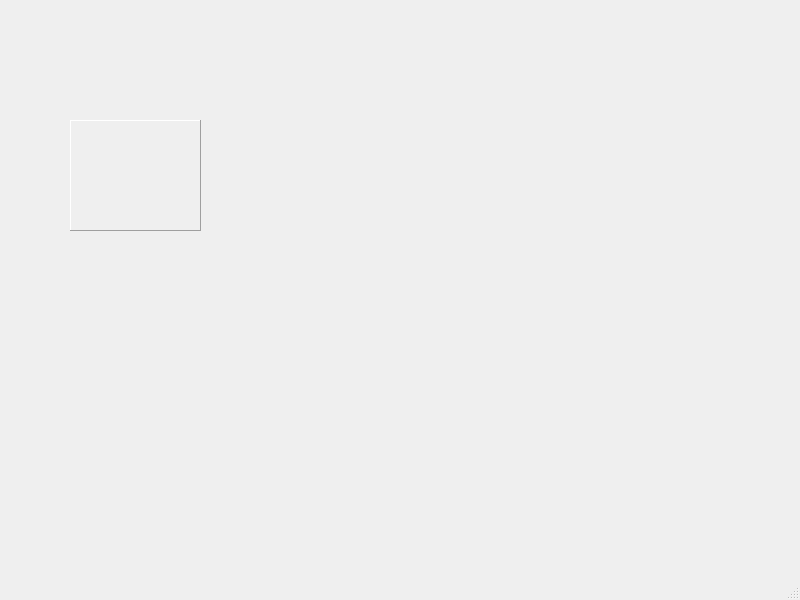
<?xml version="1.0" encoding="UTF-8"?>
<ui version="4.0">
 <class>MainWindow</class>
 <widget class="QMainWindow" name="MainWindow">
  <property name="geometry">
   <rect>
    <x>0</x>
    <y>0</y>
    <width>800</width>
    <height>600</height>
   </rect>
  </property>
  <property name="windowTitle">
   <string>MainWindow</string>
  </property>
  <widget class="QWidget" name="centralwidget">
   <widget class="QFrame" name="frame">
    <property name="geometry">
     <rect>
      <x>70</x>
      <y>120</y>
      <width>131</width>
      <height>111</height>
     </rect>
    </property>
    <property name="autoFillBackground">
     <bool>true</bool>
    </property>
    <property name="styleSheet">
     <string notr="true">background-image: url(:/images/grid.png)</string>
    </property>
    <property name="frameShape">
     <enum>QFrame::Panel</enum>
    </property>
    <property name="frameShadow">
     <enum>QFrame::Raised</enum>
    </property>
    <property name="pixmap" stdset="0">
     <pixmap>icons/led-red-on.png</pixmap>
    </property>
   </widget>
  </widget>
  <widget class="QMenuBar" name="menubar">
   <property name="geometry">
    <rect>
     <x>0</x>
     <y>0</y>
     <width>800</width>
     <height>22</height>
    </rect>
   </property>
  </widget>
  <widget class="QStatusBar" name="statusbar"/>
 </widget>
 <resources/>
 <connections/>
</ui>
